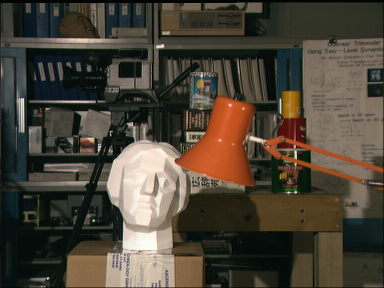
//> input picture left.png, 384 x 288 px
$ ./stereo   (built with g++ and OpenCV 4)
//> lines starting //> are read from the running program, lines starting //| are printed output that depends on the picture
#include <opencv2/opencv.hpp>
using namespace cv;
#pragma comment(lib, "opencv_world331.lib")

#include <iostream>
using namespace std;

int main(void)
{
	Mat leftimg = imread("left.png", IMREAD_GRAYSCALE);
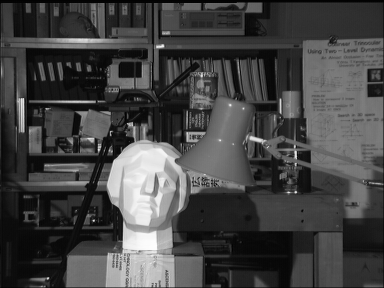
//> leftimg: 288 rows x 384 cols, CV_8UC1; min 0, max 253, mean 68.2
	Mat rightimg = imread("right.png", IMREAD_GRAYSCALE);
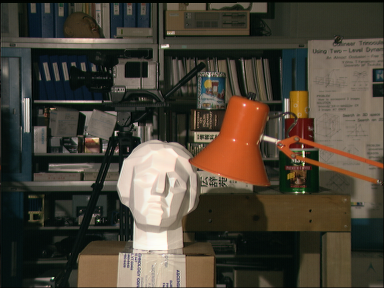
//> input picture right.png, 384 x 288 px
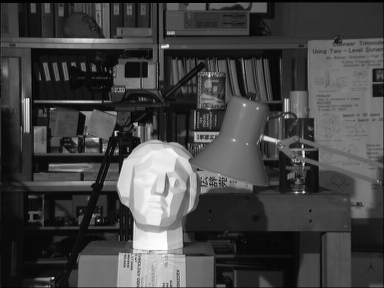
//> rightimg: 288 rows x 384 cols, CV_8UC1; min 0, max 253, mean 67.8
	Size imagesize = leftimg.size();
//> imagesize = Size(384, 288)
	Mat disparity = Mat(imagesize.height, imagesize.width, CV_16S);
	Mat disparity_float;

	Ptr<StereoBM> sbm = StereoBM::create();
	sbm->setDisp12MaxDiff(1);
	sbm->setSpeckleRange(8);
	sbm->setSpeckleWindowSize(50);
	sbm->setUniquenessRatio(0);
	sbm->setTextureThreshold(507);
	sbm->setMinDisparity(-30);
	sbm->setPreFilterCap(61);
	sbm->setPreFilterSize(5);
	sbm->compute(leftimg, rightimg, disparity);
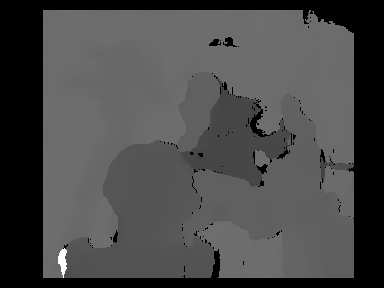
//> disparity: 288 rows x 384 cols, CV_16SC1; min -496, max 484, mean -212.4; drawn with min black and max white
	normalize(disparity, disparity_float, 0, 1, CV_MINMAX, CV_32FC1);

	imshow("left", leftimg);
	imshow("right", rightimg);
	imshow("disp", disparity_float);

	waitKey(0);

	destroyAllWindows();

	return 0;
}
